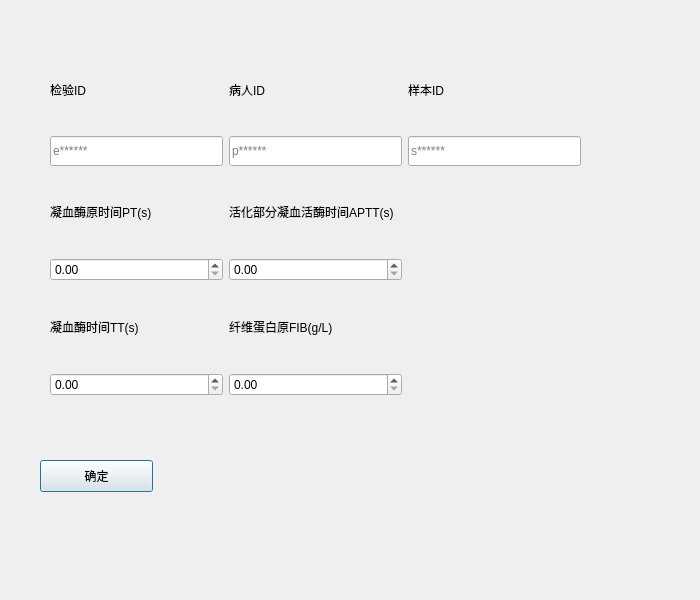
<?xml version="1.0" encoding="UTF-8"?>
<ui version="4.0">
 <class>Dialog_exam</class>
 <widget class="QDialog" name="Dialog_exam">
  <property name="geometry">
   <rect>
    <x>0</x>
    <y>0</y>
    <width>700</width>
    <height>600</height>
   </rect>
  </property>
  <property name="sizePolicy">
   <sizepolicy hsizetype="Fixed" vsizetype="Fixed">
    <horstretch>0</horstretch>
    <verstretch>0</verstretch>
   </sizepolicy>
  </property>
  <property name="minimumSize">
   <size>
    <width>700</width>
    <height>600</height>
   </size>
  </property>
  <property name="windowTitle">
   <string>检验信息</string>
  </property>
  <widget class="QWidget" name="layoutWidget">
   <property name="geometry">
    <rect>
     <x>50</x>
     <y>50</y>
     <width>531</width>
     <height>346</height>
    </rect>
   </property>
   <layout class="QGridLayout" name="gridLayout">
    <item row="1" column="2">
     <widget class="QLineEdit" name="lineEdit_sampleID">
      <property name="minimumSize">
       <size>
        <width>0</width>
        <height>30</height>
       </size>
      </property>
      <property name="text">
       <string/>
      </property>
      <property name="placeholderText">
       <string>s******</string>
      </property>
     </widget>
    </item>
    <item row="11" column="0">
     <widget class="QDoubleSpinBox" name="value_tt"/>
    </item>
    <item row="8" column="0">
     <widget class="QLabel" name="label_fg">
      <property name="styleSheet">
       <string notr="true">font: 13pt &quot;Hei&quot;;</string>
      </property>
      <property name="text">
       <string>凝血酶时间TT(s)</string>
      </property>
     </widget>
    </item>
    <item row="6" column="1">
     <widget class="QLabel" name="label_type">
      <property name="styleSheet">
       <string notr="true">font: 13pt &quot;Hei&quot;;</string>
      </property>
      <property name="text">
       <string>活化部分凝血活酶时间APTT(s)</string>
      </property>
     </widget>
    </item>
    <item row="1" column="1">
     <widget class="QLineEdit" name="lineEdit_patientID">
      <property name="minimumSize">
       <size>
        <width>0</width>
        <height>30</height>
       </size>
      </property>
      <property name="text">
       <string/>
      </property>
      <property name="placeholderText">
       <string>p******</string>
      </property>
     </widget>
    </item>
    <item row="7" column="0">
     <widget class="QDoubleSpinBox" name="value_pt"/>
    </item>
    <item row="7" column="1">
     <widget class="QDoubleSpinBox" name="value_aptt"/>
    </item>
    <item row="0" column="2">
     <widget class="QLabel" name="label_exam_2">
      <property name="styleSheet">
       <string notr="true">font: 13pt &quot;Hei&quot;;</string>
      </property>
      <property name="text">
       <string>样本ID</string>
      </property>
     </widget>
    </item>
    <item row="8" column="1">
     <widget class="QLabel" name="label_dd">
      <property name="styleSheet">
       <string notr="true">font: 13pt &quot;Hei&quot;;</string>
      </property>
      <property name="text">
       <string>纤维蛋白原FIB(g/L)</string>
      </property>
     </widget>
    </item>
    <item row="1" column="0">
     <widget class="QLineEdit" name="lineEdit_examID">
      <property name="minimumSize">
       <size>
        <width>0</width>
        <height>30</height>
       </size>
      </property>
      <property name="text">
       <string/>
      </property>
      <property name="placeholderText">
       <string>e******</string>
      </property>
     </widget>
    </item>
    <item row="0" column="0">
     <widget class="QLabel" name="label_exam">
      <property name="styleSheet">
       <string notr="true">font: 13pt &quot;Hei&quot;;</string>
      </property>
      <property name="text">
       <string>检验ID</string>
      </property>
     </widget>
    </item>
    <item row="0" column="1">
     <widget class="QLabel" name="label_ID">
      <property name="styleSheet">
       <string notr="true">font: 13pt &quot;Hei&quot;;</string>
      </property>
      <property name="text">
       <string>病人ID</string>
      </property>
     </widget>
    </item>
    <item row="11" column="1">
     <widget class="QDoubleSpinBox" name="value_fib"/>
    </item>
    <item row="6" column="0">
     <widget class="QLabel" name="label_size">
      <property name="styleSheet">
       <string notr="true">font: 13pt &quot;Hei&quot;;</string>
      </property>
      <property name="text">
       <string>凝血酶原时间PT(s)</string>
      </property>
     </widget>
    </item>
   </layout>
  </widget>
  <widget class="QPushButton" name="btn_exam">
   <property name="geometry">
    <rect>
     <x>40</x>
     <y>460</y>
     <width>113</width>
     <height>32</height>
    </rect>
   </property>
   <property name="styleSheet">
    <string notr="true">font: 13pt &quot;Hei&quot;;</string>
   </property>
   <property name="text">
    <string>确定</string>
   </property>
  </widget>
 </widget>
 <resources>
  <include location="creat.qrc"/>
 </resources>
 <connections/>
</ui>
